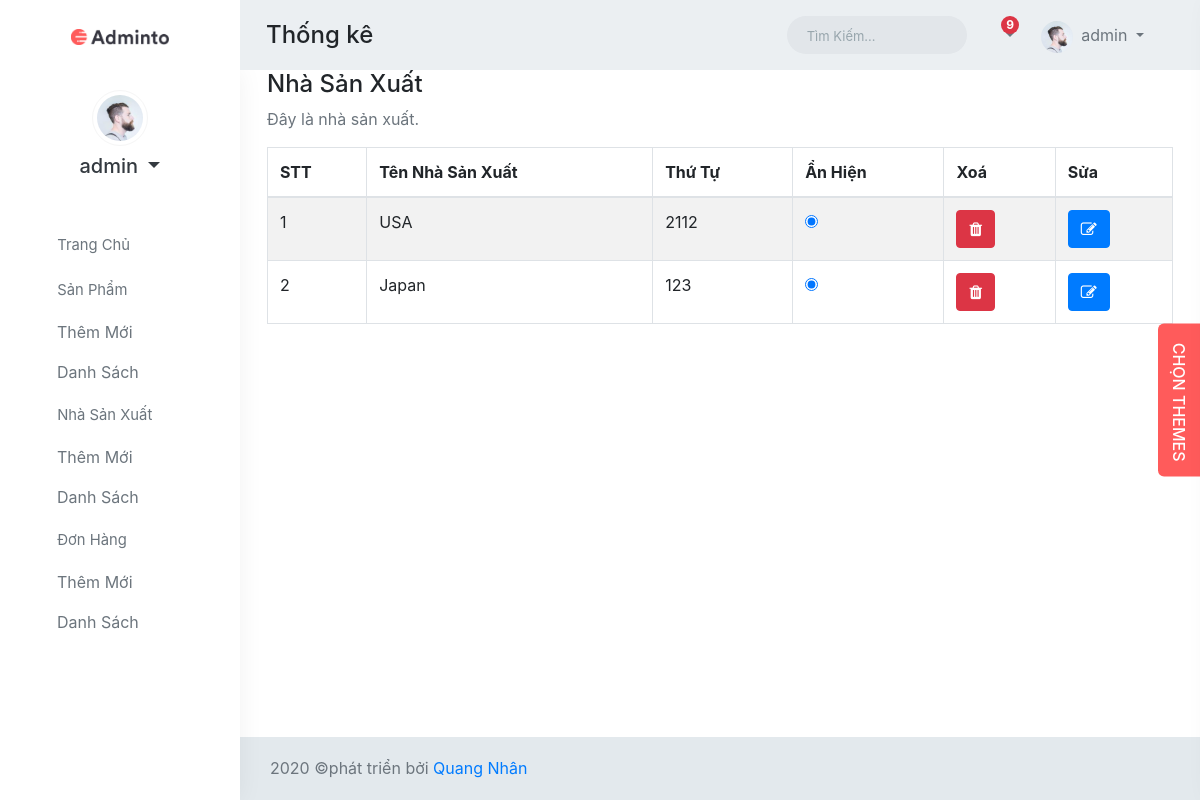
/admin/index.php (signed in), run on the app's committed database.
### tables this page shows
CREATE TABLE `nhasanxuat` (
  `idNSX` int(11) NOT NULL COMMENT 'Mã nhà sản xuất',
  `TenNSX` varchar(50) NOT NULL COMMENT 'Tên nhà sản xuất',
  `ThuTu` int(11) DEFAULT NULL COMMENT 'Thứ tự',
  `AnHien` tinyint(1) DEFAULT NULL COMMENT 'Ẩn hiện',
  `slug` varchar(255) NOT NULL
);

### system/database.php (called while the page is built, shortened)
<?php
class Model_db{
    function __construct(){
        try {
            $ConnectionOption = array
                (
                    PDO::MYSQL_ATTR_INIT_COMMAND => "SET NAMES 'utf8'",
                    PDO::ATTR_ERRMODE => PDO::ERRMODE_EXCEPTION,
                );
            $conn = new PDO ('mysql:host='.HOST_DB.';dbname='.NAME_DB.';charset=utf8', USER_DB, PASS_DB, $ConnectionOption);
            $conn->setAttribute(PDO::ATTR_ERRMODE, PDO::ERRMODE_EXCEPTION);
            return $conn;
        } catch(PDOException $e) {
          echo "Lỗi Kết Nối database: " . $e->getMessage();
        }
    }
    function result1($fe,$sql){
        $sqlValue = array_slice(func_get_args(),2);
        try {
            $conn = $this->__construct();
            $stmt = $conn->prepare($sql);
            $stmt->execute($sqlValue);
            if($fe===0)return $stmt->fetchAll();elseif($fe===1)return $stmt->fetch(PDO::FETCH_ASSOC);
        } catch (PDOException $e) {
            echo "Lỗi: " . $e->getMessage();
        }
        finally{
            unset($conn);
        }
    }
}

### admin/models/nhasanxuat.php (called while the page is built, shortened)
<?php
class Model_nhaSanXuat extends Model_db{
    function listRecords()
    {
        $sql = "SELECT * FROM nhasanxuat";
        return $this->result1(0,$sql);
    }
}
?>

### admin/views/nhasanxuat_index.php (the view)
 <div class="content-page">
    <div class="content">
        <div class="container-fluid">
            <div class="row">
                <div class="col-12">
                    <div class="card-box">
                        <h4 class="mt-0 header-title">Nhà Sản Xuất</h4>
                        <p class="text-muted font-14 mb-3">
                        Đây là nhà sản xuất.
                        </p>
                        <table id="datatable-buttons" class="table table-striped table-bordered dt-responsive nowrap">
                            <thead>
                            <tr>
                            <th>STT</th>
                            <th>Tên Nhà Sản Xuất</th>
                            <th>Thứ Tự</th>
                            <th>Ẩn Hiện</th>
                            <th>Xoá</th>
                            <th>Sửa</th>
                            </tr>
                            </thead>
                            <tbody>
                            <?php
                            $stt = 0;
                                foreach ($list as $row) {
                                    $stt++;
                                    $anHien = ($row['AnHien']=='1') ? '<input type="radio" checked onclick="return false">': '<input  type="radio" onclick="return false">';
                                    $linkDel = "'?ctrl=nhasanxuat&act=delete&id=".$row['idNSX']."'";
                                    $linkEdit = '?ctrl=nhasanxuat&act=edit&id='.$row['idNSX'];
                                    echo '<tr>
                                            <td>'.$stt.'</td>
                                            <td>'.$row['TenNSX'].'</td>
                                            <td>'.$row['ThuTu'].'</td>
                                            <td>'.$anHien.'</td>
                                            <td><div  onclick="checkDelete('.$linkDel.')"  class="btn btn-danger" role="button"><i class="fa fa-trash"></i></div></td>
                                            <td><a><a name="" id="" class="btn btn-primary" href="'.$linkEdit.'" role="button"><i class="fa fa-edit"></i></a></a></a></td>
                                        </tr>';
                                }
                            ?>
                            </tbody>
                        </table>
                    </div>
                </div>
            </div>
        </div>
    </div>
</div>

### data on the page
nhasanxuat: TenNSX "USA", ThuTu "2112"
nhasanxuat: TenNSX "Japan", ThuTu "123"

### other printed values
$_SESSION['suser'] "admin"
